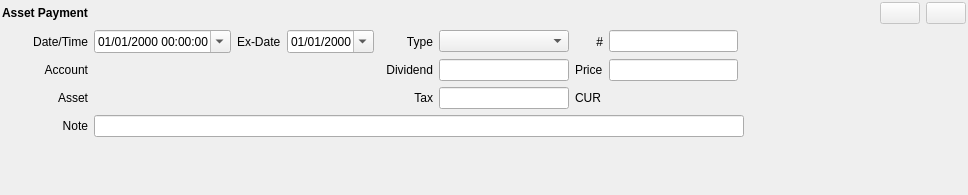
<?xml version="1.0" encoding="UTF-8"?>
<ui version="4.0">
 <class>AssetPaymentOperation</class>
 <widget class="QWidget" name="AssetPaymentOperation">
  <property name="geometry">
   <rect>
    <x>0</x>
    <y>0</y>
    <width>968</width>
    <height>195</height>
   </rect>
  </property>
  <property name="windowTitle">
   <string>Form</string>
  </property>
  <layout class="QGridLayout" name="layout">
   <property name="leftMargin">
    <number>2</number>
   </property>
   <property name="topMargin">
    <number>2</number>
   </property>
   <property name="rightMargin">
    <number>2</number>
   </property>
   <property name="bottomMargin">
    <number>2</number>
   </property>
   <item row="4" column="1" colspan="9">
    <widget class="QLineEdit" name="note"/>
   </item>
   <item row="1" column="0">
    <widget class="QLabel" name="date_label">
     <property name="text">
      <string>Date/Time</string>
     </property>
     <property name="alignment">
      <set>Qt::AlignRight|Qt::AlignTrailing|Qt::AlignVCenter</set>
     </property>
    </widget>
   </item>
   <item row="1" column="7">
    <widget class="QLabel" name="number_label">
     <property name="text">
      <string>#</string>
     </property>
     <property name="alignment">
      <set>Qt::AlignRight|Qt::AlignTrailing|Qt::AlignVCenter</set>
     </property>
    </widget>
   </item>
   <item row="0" column="11">
    <widget class="QPushButton" name="commit_button">
     <property name="enabled">
      <bool>false</bool>
     </property>
     <property name="toolTip">
      <string>Commit changes</string>
     </property>
     <property name="text">
      <string/>
     </property>
    </widget>
   </item>
   <item row="2" column="8">
    <widget class="QLineEdit" name="price_edit">
     <property name="alignment">
      <set>Qt::AlignRight|Qt::AlignTrailing|Qt::AlignVCenter</set>
     </property>
     <property name="readOnly">
      <bool>true</bool>
     </property>
    </widget>
   </item>
   <item row="1" column="5">
    <widget class="QLabel" name="type_label">
     <property name="text">
      <string>Type</string>
     </property>
     <property name="alignment">
      <set>Qt::AlignRight|Qt::AlignTrailing|Qt::AlignVCenter</set>
     </property>
    </widget>
   </item>
   <item row="3" column="5">
    <widget class="QLabel" name="tax_label">
     <property name="text">
      <string>Tax</string>
     </property>
     <property name="alignment">
      <set>Qt::AlignRight|Qt::AlignTrailing|Qt::AlignVCenter</set>
     </property>
    </widget>
   </item>
   <item row="1" column="8">
    <widget class="QLineEdit" name="number"/>
   </item>
   <item row="3" column="0">
    <widget class="QLabel" name="symbol_label">
     <property name="text">
      <string>Asset</string>
     </property>
     <property name="alignment">
      <set>Qt::AlignRight|Qt::AlignTrailing|Qt::AlignVCenter</set>
     </property>
    </widget>
   </item>
   <item row="5" column="0">
    <spacer name="vertical_spacer">
     <property name="orientation">
      <enum>Qt::Vertical</enum>
     </property>
     <property name="sizeHint" stdset="0">
      <size>
       <width>20</width>
       <height>40</height>
      </size>
     </property>
    </spacer>
   </item>
   <item row="0" column="0">
    <widget class="QLabel" name="main_label">
     <property name="font">
      <font>
       <bold>true</bold>
      </font>
     </property>
     <property name="text">
      <string>Asset Payment</string>
     </property>
    </widget>
   </item>
   <item row="3" column="7">
    <widget class="AccountCurrencyLabel" name="currency">
     <property name="text">
      <string>CUR</string>
     </property>
    </widget>
   </item>
   <item row="2" column="10">
    <spacer name="horizontal_spacer">
     <property name="orientation">
      <enum>Qt::Horizontal</enum>
     </property>
     <property name="sizeHint" stdset="0">
      <size>
       <width>40</width>
       <height>20</height>
      </size>
     </property>
    </spacer>
   </item>
   <item row="3" column="6">
    <widget class="QLineEdit" name="tax_edit">
     <property name="alignment">
      <set>Qt::AlignRight|Qt::AlignTrailing|Qt::AlignVCenter</set>
     </property>
    </widget>
   </item>
   <item row="1" column="3">
    <widget class="QDateEdit" name="ex_date_editor">
     <property name="specialValueText">
      <string>unknown</string>
     </property>
     <property name="minimumDate">
      <date>
       <year>1970</year>
       <month>1</month>
       <day>1</day>
      </date>
     </property>
     <property name="maximumTime">
      <time>
       <hour>23</hour>
       <minute>59</minute>
       <second>59</second>
      </time>
     </property>
     <property name="displayFormat">
      <string>dd/MM/yyyy</string>
     </property>
     <property name="calendarPopup">
      <bool>true</bool>
     </property>
    </widget>
   </item>
   <item row="2" column="1" colspan="4">
    <widget class="AccountSelector" name="account_widget" native="true"/>
   </item>
   <item row="3" column="1" colspan="4">
    <widget class="SymbolSelector" name="symbol_widget" native="true"/>
   </item>
   <item row="4" column="0">
    <widget class="QLabel" name="note_label">
     <property name="text">
      <string>Note</string>
     </property>
     <property name="alignment">
      <set>Qt::AlignRight|Qt::AlignTrailing|Qt::AlignVCenter</set>
     </property>
    </widget>
   </item>
   <item row="2" column="0">
    <widget class="QLabel" name="account_label">
     <property name="text">
      <string>Account</string>
     </property>
     <property name="alignment">
      <set>Qt::AlignRight|Qt::AlignTrailing|Qt::AlignVCenter</set>
     </property>
    </widget>
   </item>
   <item row="1" column="2">
    <widget class="QLabel" name="ex_date_label">
     <property name="text">
      <string>Ex-Date</string>
     </property>
    </widget>
   </item>
   <item row="0" column="12">
    <widget class="QPushButton" name="revert_button">
     <property name="enabled">
      <bool>false</bool>
     </property>
     <property name="acceptDrops">
      <bool>false</bool>
     </property>
     <property name="toolTip">
      <string>Cancel changes</string>
     </property>
     <property name="text">
      <string/>
     </property>
    </widget>
   </item>
   <item row="2" column="5">
    <widget class="QLabel" name="amount_label">
     <property name="text">
      <string>Dividend</string>
     </property>
     <property name="alignment">
      <set>Qt::AlignRight|Qt::AlignTrailing|Qt::AlignVCenter</set>
     </property>
    </widget>
   </item>
   <item row="2" column="6">
    <widget class="QLineEdit" name="dividend_edit">
     <property name="alignment">
      <set>Qt::AlignRight|Qt::AlignTrailing|Qt::AlignVCenter</set>
     </property>
    </widget>
   </item>
   <item row="1" column="6">
    <widget class="QComboBox" name="type"/>
   </item>
   <item row="1" column="1">
    <widget class="QDateTimeEdit" name="timestamp_editor">
     <property name="displayFormat">
      <string>dd/MM/yyyy hh:mm:ss</string>
     </property>
     <property name="calendarPopup">
      <bool>true</bool>
     </property>
     <property name="timeSpec">
      <enum>Qt::UTC</enum>
     </property>
    </widget>
   </item>
   <item row="2" column="7">
    <widget class="QLabel" name="price_label">
     <property name="text">
      <string>Price</string>
     </property>
    </widget>
   </item>
  </layout>
 </widget>
 <customwidgets>
  <customwidget>
   <class>AccountSelector</class>
   <extends>QWidget</extends>
   <header>jal/widgets/reference_selector.h</header>
   <container>1</container>
  </customwidget>
  <customwidget>
   <class>SymbolSelector</class>
   <extends>QWidget</extends>
   <header>jal/widgets/reference_selector.h</header>
   <container>1</container>
  </customwidget>
  <customwidget>
   <class>AccountCurrencyLabel</class>
   <extends>QLabel</extends>
   <header>jal/widgets/account_select.h</header>
  </customwidget>
 </customwidgets>
 <resources/>
 <connections/>
</ui>
